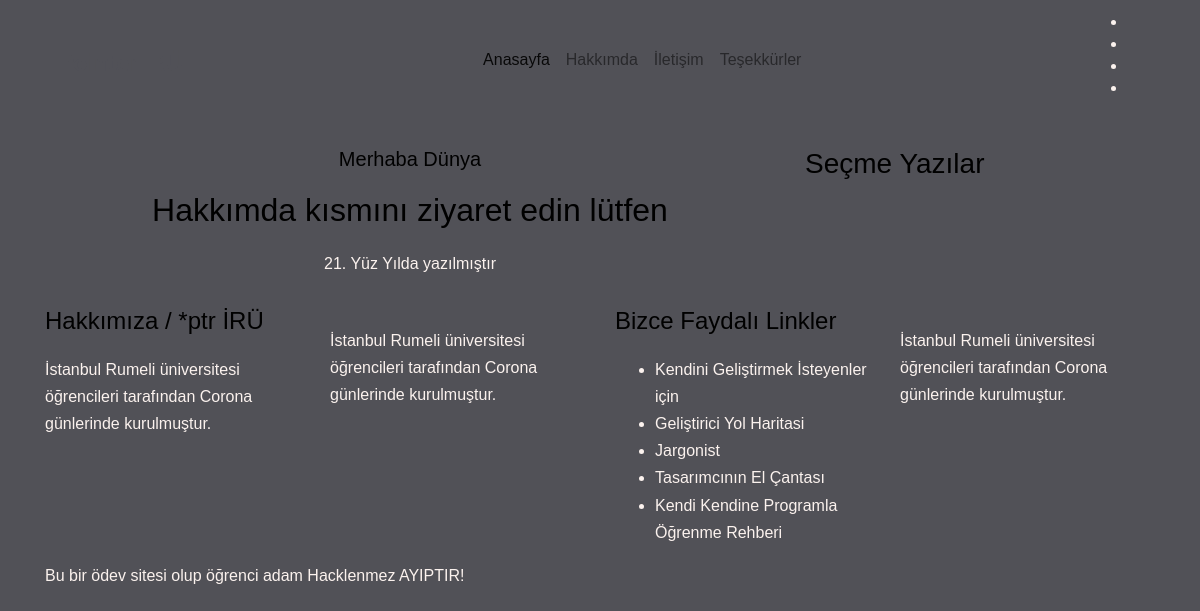
/acelyabasak/index.php, run on an earlier commit of the app's database.
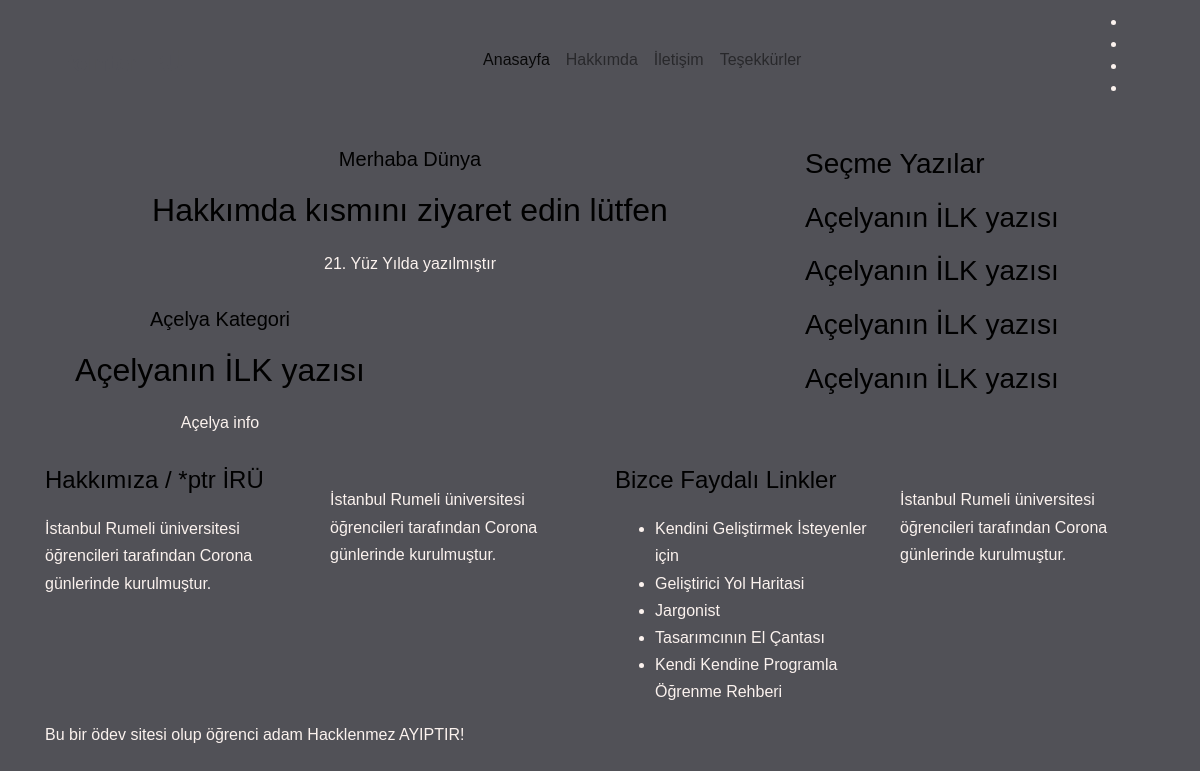
And on a later commit of the database.
### tables this page shows
CREATE TABLE `acelyabasak` (
  `page_id` int(100) NOT NULL,
  `page_title` varchar(50) NOT NULL,
  `page_text` text NOT NULL,
  `page_img` varchar(50) NOT NULL,
  `page_kategori` varchar(50) NOT NULL,
  `page_info` varchar(100) NOT NULL
);

### acelyabasak/degiskenler.php (called while the page is built, shortened)
<?php
$tablo_adi ="acelyabasak";
 ?>

### acelyabasak/baglan.php (called while the page is built, shortened)
<?php
include 'degiskenler.php';
$conn = mysqli_connect($sunucu, $user, $pass, $data);
$veri = "SELECT MAX(page_id) AS maxi FROM $tablo_adi" ;
$miktar = mysqli_query($conn, $veri);
$sayilar = mysqli_fetch_assoc($miktar);
$en = $sayilar['maxi'];
?>

### acelyabasak/index.php (the view, shortened to what this page needs)
<?php
      include 'header.php';
      include 'baglan.php';
      include 'degiskenler.php';
      include 'eklenti.php';
          ?>
      <body>
<br>
      <section class="all_post section_padding">
          <div class="container">
              <div class="row">
                  <div class="col-lg-8">
                      <div class="row">
                          <div class="col-lg-12">
                              <div class="single_post post_1 feature_post">
                                  <div class="single_post_text text-center">
                                      <h5>Merhaba Dünya</h5>
                                      <a href="hakkimda.php"><h2> Hakkımda kısmını ziyaret edin lütfen </h2></a>
                                      <p>21. Yüz Yılda yazılmıştır</p>
                                  </div>
                              </div>
                          </div>
                          <?php for ($page_id=1; $page_id <= $en; $page_id++) {
                            $sql = "SELECT * FROM $tablo_adi
                            WHERE page_id=$page_id" ;
                            $oku = mysqli_query($conn, $sql);
                            $result = mysqli_fetch_assoc($oku);
                            $page_title = $result['page_title'];
                            $page_kategori = $result['page_kategori'];
                            $page_info = $result['page_info'];
                           ?>
                          <div class="col-lg-6 col-sm-6">
                              <div class="single_post post_1">
                                  <div class="single_post_text text-center">
                                      <a href=""><h5> <?php echo $page_kategori; ?></h5></a>
                                      <a href="blog.php?page_id=<?php echo $page_id; ?>"><h2><?php echo $page_title; ?></h2></a>
                                      <p><?php echo $page_info; ?></p>
                                  </div>
                              </div>
                          </div>
                            <?php } ?>
                      </div>
                  </div>
<?php include'bar.php' ?>
<?php include'footer.php' ?>
</body>
</html>

### acelyabasak/bar.php (shortened to what this page needs)
<?php
include 'baglan.php';
include 'degiskenler.php';
 ?>
<div class="col-lg-4">
    <div class="sidebar_widget">
        <div class="single_sidebar_wiget">
            <div class="sidebar_tittle">
                <h3>Seçme Yazılar</h3>
            </div>
            <?php for ($i=1; $i <= 4; $i++) {
               $random = rand(1,$en);
              $sql = "SELECT * FROM $tablo_adi
              WHERE page_id=$random" ;
              $oku = mysqli_query($conn, $sql);
              $result = mysqli_fetch_assoc($oku);
              $page_title = $result['page_title'];
             ?>
                         <div class="single_catagory_post post_2 ">
                             <div class="post_text_1 pr_30">
                                 <a href="blog.php?page_id=<?php echo $random ?>">
                                     <h3><?php echo $page_title ?></h3>
                                 </a>
                             </div>
                         </div>
              <?php } ?>
        </div>
    </div>
</div>

What changed in the data, as far as the page shows it:
added acelyabasak: page_kategori "Açelya Kategori", page_title "Açelyanın İLK yazısı", page_info "Açelya info"
